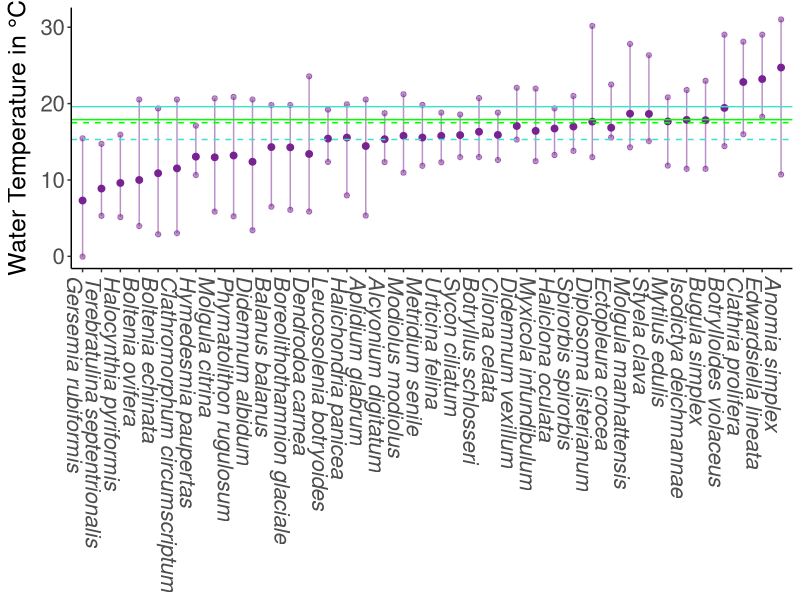
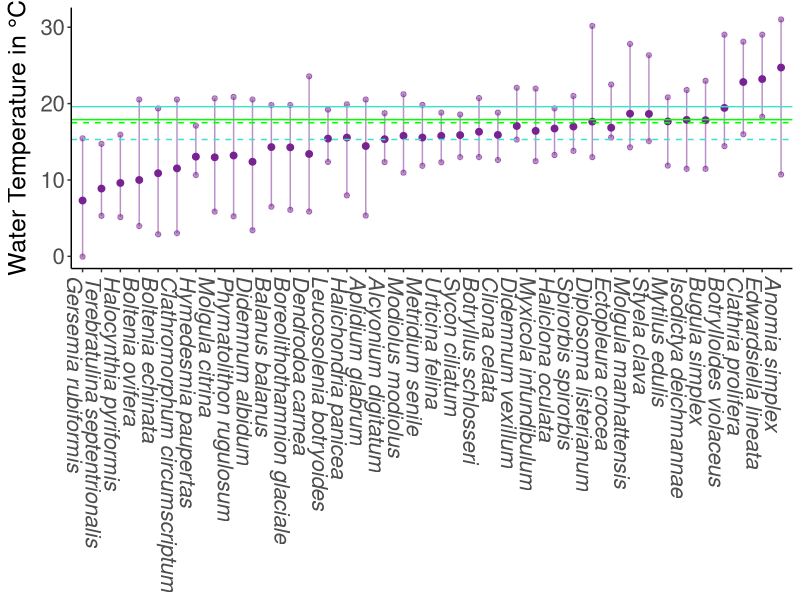

The R script that drew these images, in order:
library(tidyverse)


# read in and go from here
#source("scripts/load_data_settings.r")

thermal_data <- read_csv("data/Occurrence_based_species_thermal_indicies_Photos_100825.csv") |>
  select(gen_spp, species_id, n_obis_rec,
         BO21_tempmax_bdmean_mean, BO21_tempmax_bdmin_mean, BO21_tempmax_bdmin_max,
         BO21_tempmax_bdmean_q5, BO21_tempmax_bdmean_q95)

coefout <- thermal_data

# filter to species we have
# coefout <- filter(coefout, gen_spp %in% subsite_substrate_long$gen_spp)
View(coefout)
# plot data ---------------------------------------------------------------


color2 <- "#782391"

coefout %>% 
  filter(!is.na(gen_spp)) |>
  mutate(gen_spp = forcats::fct_reorder(gen_spp, BO21_tempmax_bdmin_mean) ) %>%
  
  ggplot(aes(x=gen_spp)) +
  
  
  geom_point(aes(y=BO21_tempmax_bdmean_q5),  color = color2, alpha=.5)+
  geom_point(aes(y=BO21_tempmax_bdmean_q95), color = color2, alpha=.5)+
  geom_point(aes(y=BO21_tempmax_bdmean_mean), color = color2, alpha=1, size=2)+
  geom_segment(aes(xend=gen_spp,
                   y=BO21_tempmax_bdmean_q5,
                   yend=BO21_tempmax_bdmean_q95), color = color2, alpha=.5)+
#  annotate(geom="text",
#           x=3, y=30, 
#           hjust=-0.1, vjust=0.2,
#           label = 
#             "\n Max temp at mean depth",
#           color = color2,
#           fontface="bold",
#           size=5) +
  
  labs(x=NULL, y= expression(paste("Water Temperature in ", "\u00b0C"))) +
  theme_classic() +
  theme(#plot.margin = margin(l=25,b=5,unit="pt"),
    axis.text.x = element_text(angle = -90, hjust = 0))+
  geom_hline(yintercept=c(15.3, 17.5), linetype='dashed', color=c('turquoise', 'green')) + #Pre 2004 95% quantile for 15m and 25m
  geom_hline(yintercept=c(19.6, 17.9), color=c('turquoise', 'green')) + #Post 2004 95% quantile for 15m and 25m
  theme(axis.text.x = element_text(face = "italic")) +
  theme(axis.text=element_text(size=16),
        axis.title=element_text(size=18))

ggsave("figures/thermal_preference_ranges.jpg")

